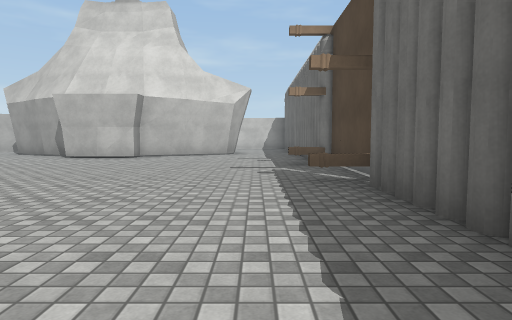
[1] (above)

16 first-person views from a walk through a Unity game level. The camera is 1.2 m above the floor, tilts 4° down and sees 75° across. The floor is counted in squares, 2 m on a side. Each view is taken from the middle of a square. On the plan, view 1 faces up. The plan holds only what a view shows up to about 10 squares ahead; the rest is blank. The place goes on beyond the plan. Some animated figures are not drawn. Door leaves are left out, so doorways stand open. Some surface patterns are stand-ins.

[2]
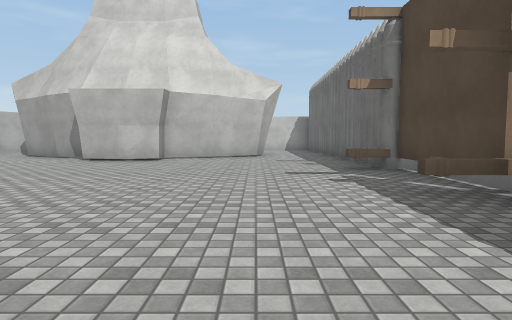

[3]
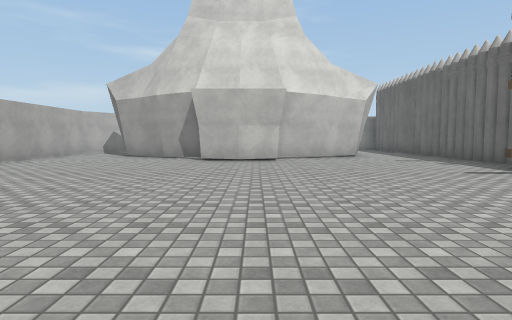

[4]
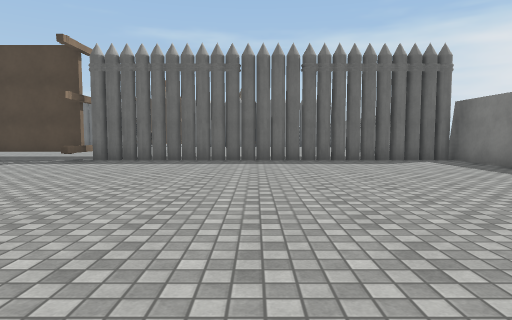

[5]
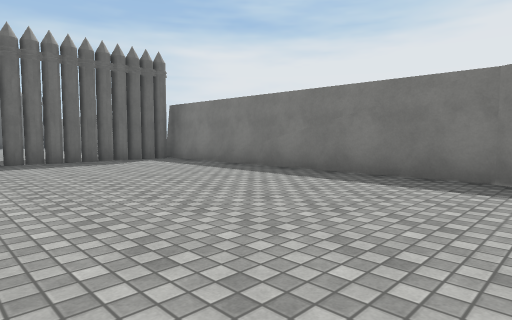

[6]
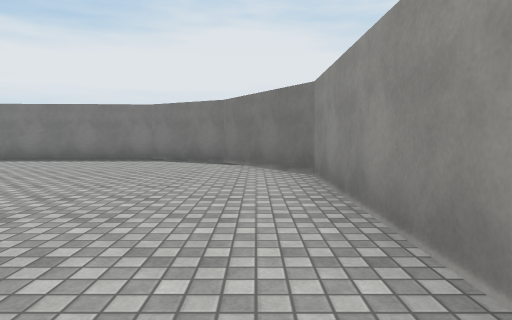

[7]
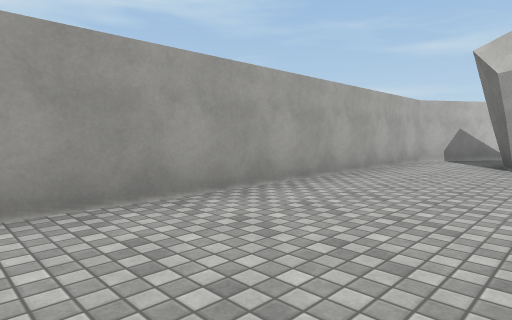

[8]
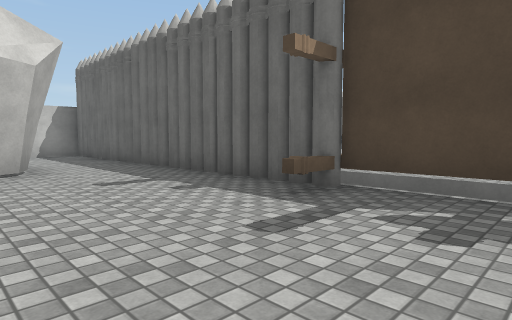

[9]
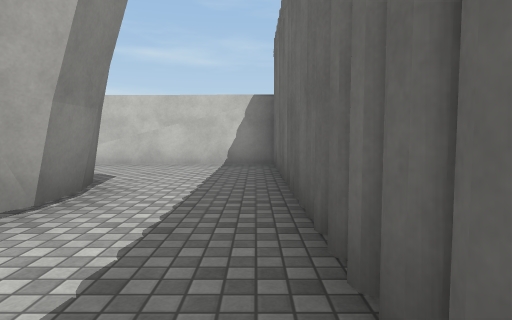

[10]
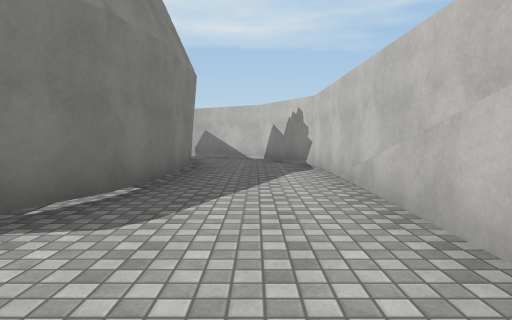

[11]
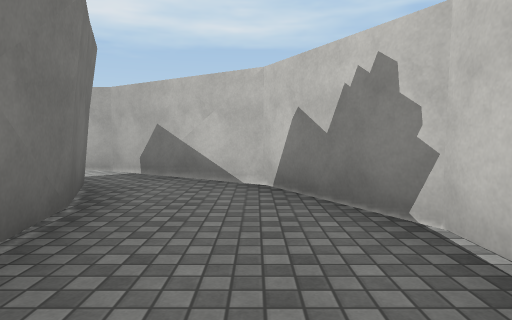

[12]
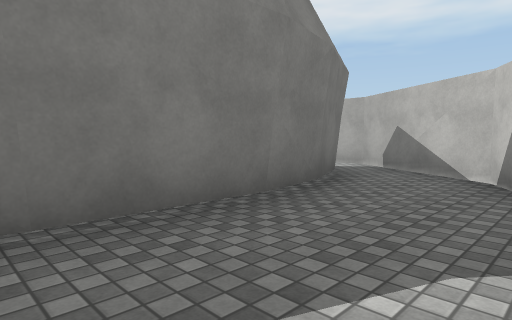

[13]
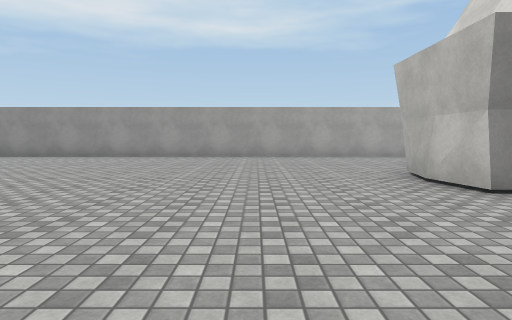

[14]
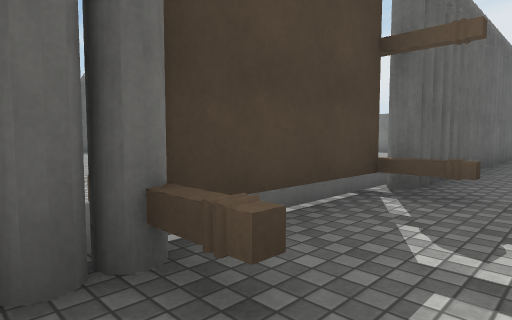

[15]
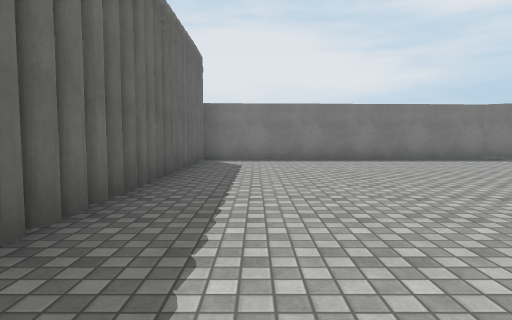

[16]
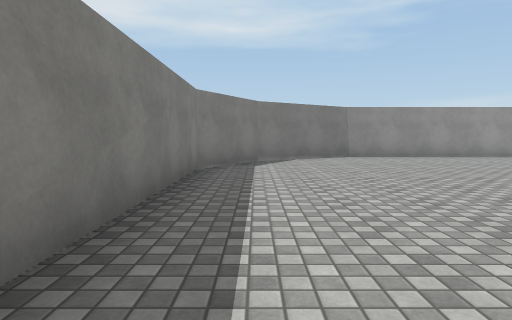

### Floor plan
Key: @ floor where view 1 was taken; # wall or solid block; . floor; v drop or lower ground; O other object.
Columns run from 10 left of view 1 to 3 right of it. Each row starts with its distance up from view 1.
 17    ##########
 16  ###........#
 15  #..........#
 14 ##..........#
 13 #.########..#
 12 #.##    ##..#
 11 #.###  ###..#v
 10 #...####....#v
  9 #...........#v
  8 #...........#v
  7 #..........OOv
  6 #...........Ov
  5 #...........O
  4 #..........O#v
  3 #...........#v
  2 #...........#v
  1 #...........#v
  0 #.........@.#
 -1 #...........#
 -2 #...........#
 -3 ##..........#
 -4  ##.........#
 -5   ###########

Where each view was taken, in squares from view 1:
view 1: 0 up, 0 right, facing up
view 2: 1 up, 1 left, facing up
view 3: 1 up, 4 left, facing up
view 4: 0 up, 7 left, facing right
view 5: 0 up, 7 left, facing down-right
view 6: 4 up, 9 left, facing down
view 7: 4 up, 7 left, facing up-left
view 8: 5 up, 2 left, facing up-right
view 9: 9 up, 1 right, facing up
view 10: 15 up, 1 right, facing left
view 11: 15 up, 4 left, facing left
view 12: 16 up, 3 left, facing down-left
view 13: 7 up, 0 right, facing left
view 14: 8 up, 0 right, facing down-right
view 15: 4 up, 0 right, facing down
view 16: 4 down, 0 right, facing left
